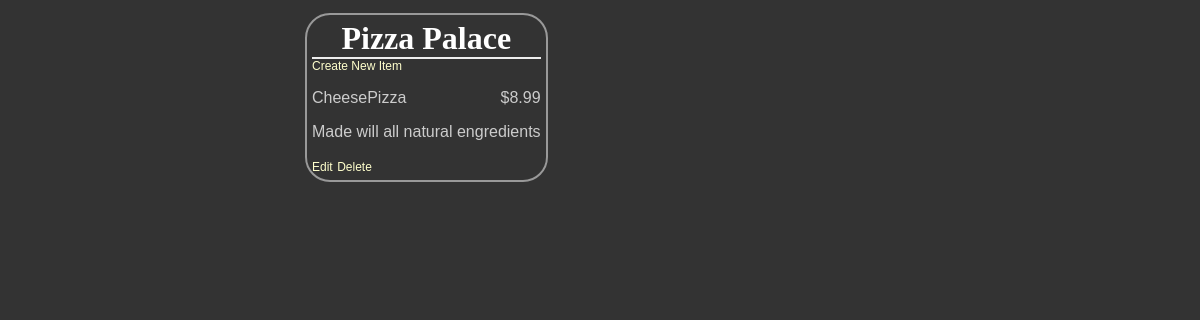
The app's page /restaurants/1/menu, older data.
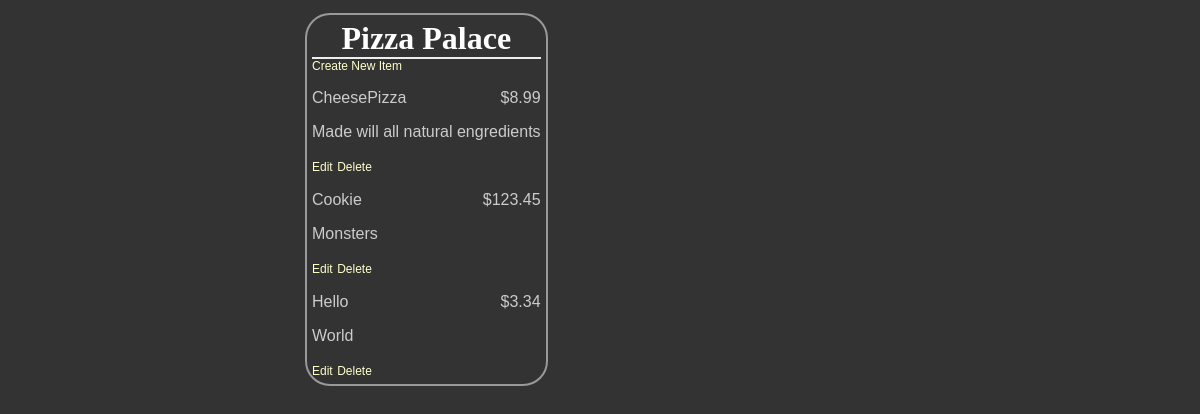
The same page, newer data.
### database_setup.py (models this page shows, shortened)
class Restaurant(Base):
    __tablename__ = 'restaurant'
    id = Column(Integer, primary_key=True)
    name = Column(String(250), nullable=False)

class MenuItem(Base):
    __tablename__ = 'menu_item'
    id = Column(Integer, primary_key=True)
    name = Column(String(80), nullable=False)
    description = Column(String(250))
    price = Column(String(8))
    course = Column(String(250))
    restaurant_id = Column(Integer, ForeignKey('restaurant.id'))
    restaurant = relationship(Restaurant)

### project.py (the view)
@app.route('/')
@app.route('/restaurants/<int:restaurant_id>/menu')
def restaurantMenu(restaurant_id):
    session = DBSession()
    restaurant = session.query(Restaurant).filter_by(id=restaurant_id).one()
    items = session.query(MenuItem).filter_by(restaurant_id=restaurant_id)
    return render_template(
        'menu.html', restaurant=restaurant, items=items, restaurant_id=restaurant_id)

### templates/menu.html (shortened to what this page needs)
<html>
    <head>
        <link rel="stylesheet" type="text/css" href="{{ url_for('static', filename='styles.css') }}"></head>
        <body>
            <div class='pane'>
                <div class='header'>
                    <h1>{{ restaurant.name }}</h1>
                </div>
                <a href='{{url_for('newMenuItem', restaurant_id = restaurant.id) }}'>Create New Item</a>
                {% for i in items %}
                    <div class='nameAndPrice'>
                        <span class='name'>
                            <p>{{i.name}}</p>
                        </span>
                        <span class='price'>
                            <p>{{i.price}}
                            </p>
                        </span>
                    </div>
                    <div class='description'>
                        <p>{{i.description}}</p>
                    </div>
                    <div class="editdeletepane">
                        <a href='{{url_for('editMenuItem',restaurant_id = restaurant.id, menu_id=i.id)}}'>Edit</a>
                        <a href='{{url_for('deleteMenuItem', restaurant_id = restaurant.id, menu_id=i.id)}}'>
                            Delete</a>
                    </div>
                {% endfor %}
            </div>
    </body>
</html>

### static/styles.css (style rules this page uses)
body { font-family: sans-serif; background-color: #333333 }
h1, h2, h3, h4 { color: #ffffff; }
h1, h2 { font-family: 'georgia', serif; margin: 0; }
h1 { border-bottom: 2px solid #eee; }
p, dd, dt { color: #cccccc; }
a { text-decoration: none; color: #ffffcc; font-size: .75em; }
.pane { position: absolute; left: 25%; border: 2px solid; border-radius: 25px; padding: 5px; margin: 5px; border-color: #999999; background-color: #333333 }
.header { left: 50%; text-align: center; }
.name { width: 50%; display: inline-block; float: left; }
.price { text-align: right; width: 50%; float: right; }

Row changes from the older to the newer data that the page shows:
added MenuItem: name "Cookie", price "$123.45", description "Monsters"
added MenuItem: name "Hello", price "$3.34", description "World"
